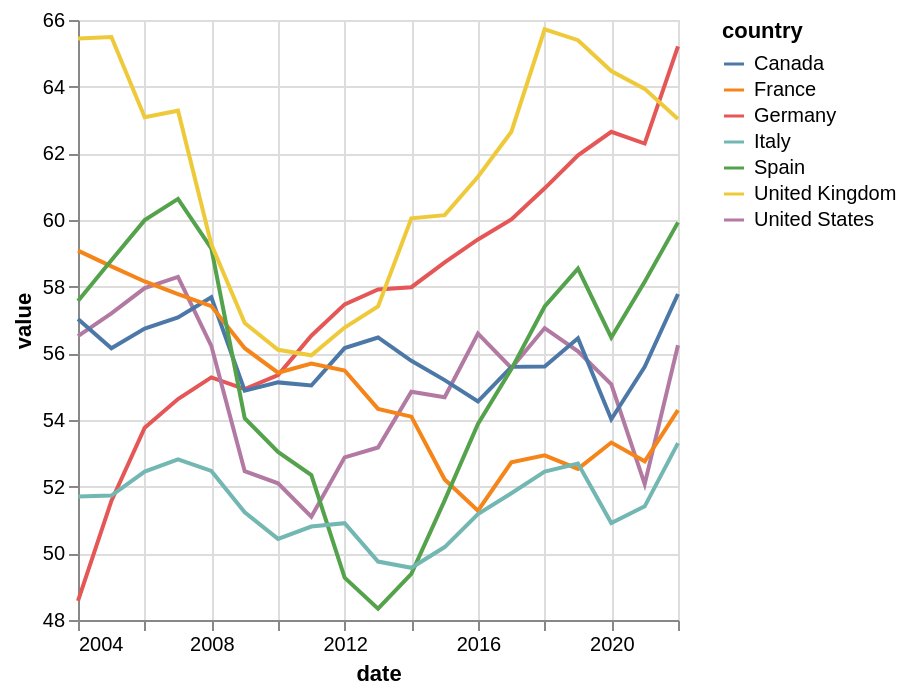

Specify this chart in Vega-Lite:
### Vega-Lite specification from a JSON file in a GitHub repository (floating-point values rounded to 4 significant figures; data arrays with more than 128 entries replaced by an {"elided": "..."} marker saying what was removed)
{"config": {"view": {"continuousWidth": 300, "continuousHeight": 300}}, "data": {"name": "data-22019b45f4e16a705840861a918235b8"}, "mark": {"type": "line"}, "encoding": {"color": {"field": "country", "type": "nominal"}, "x": {"field": "date", "type": "temporal"}, "y": {"field": "value", "scale": {"zero": false}, "type": "quantitative"}}, "$schema": "https://vega.github.io/schema/vega-lite/v5.16.3.json", "datasets": {"data-22019b45f4e16a705840861a918235b8": {"elided": "133 records"}}}
